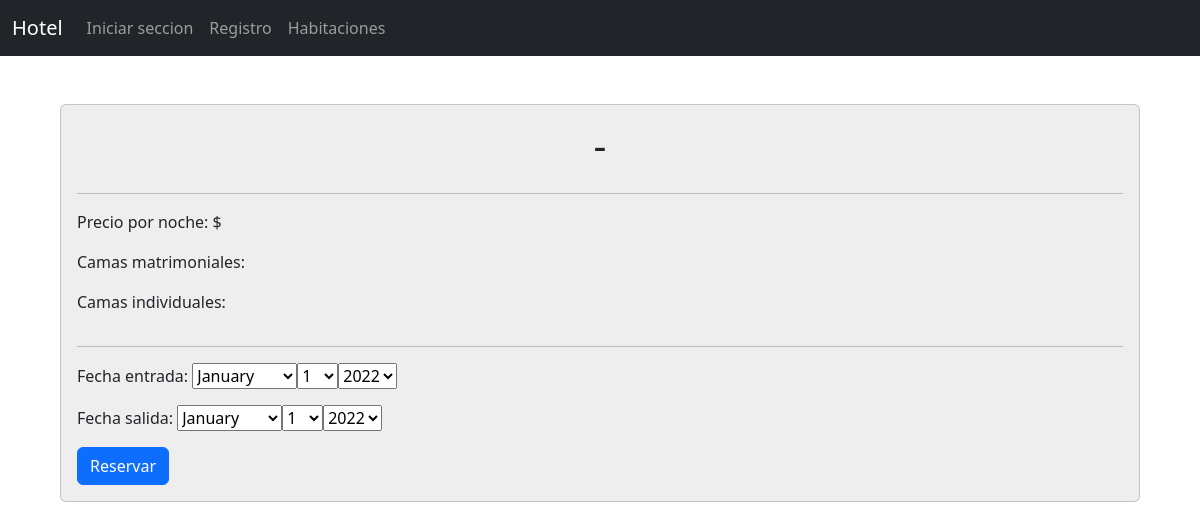
The page /habitacion/100 on the database as committed earlier.
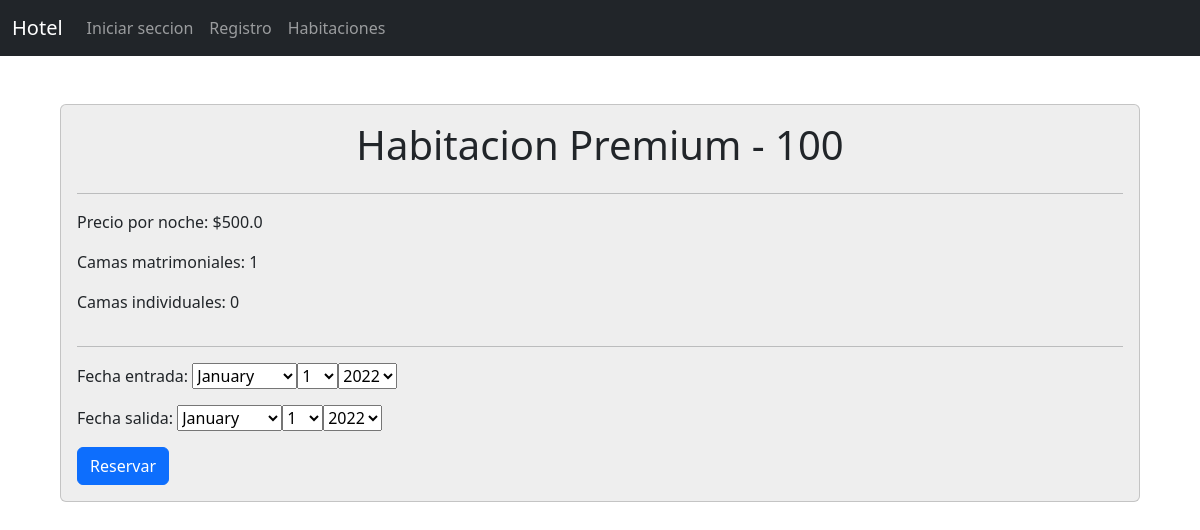
The same page on the database as committed later.
### reservaciones/models.py (models this page shows, shortened)
class Habitacion(models.Model):
    codigo = models.IntegerField(unique=True)
    descripcion = models.CharField(max_length=100)
    precio_noche = models.FloatField()
    camas_matrimoniales = models.IntegerField()
    camas_individuales = models.IntegerField()

### reservaciones/views.py (the view)
# urls.py: path('habitacion/<int:codigo>', views.habitacion, name='habitacion'),
def habitacion(request, codigo):
    form = ReservacionForm()
    habitacion = Habitacion.objects.filter(codigo=codigo).first()
    return render(request, 'habitacion.html', {'form':form, 'habitacion': habitacion})

### reservaciones/forms.py
class ReservacionForm(ModelForm):
    class Meta:
        model = models.Reservacion
        fields = ['fecha_entrada', 'fecha_salida']
        widgets = {
            'fecha_entrada': SelectDateWidget(),
            'fecha_salida': SelectDateWidget(),
        }

### reservaciones/templates/habitacion.html (shortened to what this page needs)
{% extends 'Esquema.html' %}
{% block content %}
<div class="container-fluid">
    <div class="m-5 p-3 card" style="background-color: #EEEEEE;">
        <h1 class="text-center">{{ habitacion.descripcion }} - {{ habitacion.codigo }}</h1>
        <hr>
        <p>Precio por noche: ${{ habitacion.precio_noche }}</p>
        <p>Camas matrimoniales: {{ habitacion.camas_matrimoniales }}</p>
        <p>Camas individuales: {{ habitacion.camas_individuales }}</p>
        <hr>
        <form action="{% url 'reservar' habitacion.codigo %}" method="get">
            {{form.as_p}}
            <input type="submit" class="btn btn-primary" value="Reservar">
        </form>
    </div>
</div>
{% endblock %}

Rows that differ between the two databases and show on the page:
added Habitacion: descripcion "Habitacion Premium", codigo "100", precio_noche "500.0", camas_matrimoniales "1", camas_individuales "0"
